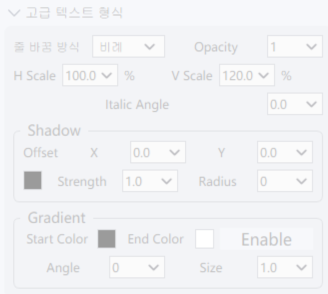
#> input picture .github/pr-assets/text-transform/advanced-text-format-controls.png, 328 x 294 px
$ python -i textblock_mask.py   (imports and definitions only)   (older library calls are emulated)
#> lines starting #> are read from the running program, lines starting #| are printed output that depends on the picture; after the words box and inside, x2 and y2 are one past the last pixel; in counts of white or black regions, pixels touching at a corner belong together
import cv2
import numpy as np
from typing import Optional, Tuple
from .imgproc_utils import draw_connected_labels
from .stroke_width_calculator import strokewidth_check

opencv_inpaint = lambda img, mask: cv2.inpaint(img, mask, 3, cv2.INPAINT_NS)

# [4 lines left out: function show_img_by_dict, not called in this run]

# 计算文本rgb均值
def letter_calculator(img, mask, bground_rgb, show_process=False):
    gray = cv2.cvtColor(img, cv2.COLOR_RGB2GRAY)
    # rgb to grey
    aver_bground_rgb = 0.299 * bground_rgb[0] + 0.587 * bground_rgb[1] + 0.114 * bground_rgb[2]
    thresh_low = 127
    retval, threshed = cv2.threshold(gray, 127, 255, cv2.THRESH_OTSU)

    if aver_bground_rgb < thresh_low:
        threshed = 255 - threshed
    threshed = 255 - threshed


    threshed = cv2.bitwise_and(threshed, mask)
    le_region = np.where(threshed==255)
    mat_region = img[le_region]

    if mat_region.shape[0] == 0:
        # [4 lines of commented-out code are left out]
        return [-1, -1, -1], threshed

    letter_rgb = np.mean(mat_region, axis=0).astype(int).tolist()

    if show_process:
        cv2.imshow("thresh", threshed)
        # ocr_protest(threshed)
        imgcp = np.copy(img)
        imgcp *= 0
        imgcp += 127
        imgcp[le_region] = letter_rgb
        cv2.imshow("letter_img", imgcp)
        # cv2.waitKey(0)

    return letter_rgb, threshed

# 预处理让文本颜色提取准确点
# [25 lines left out: functions usm, textrgb_calculator, not called in this run]

# 计算背景rgb均值和标准差
def bground_calculator(
    buble_img: np.ndarray, back_ground_mask: np.ndarray, dilate: bool = True,
) -> Tuple[np.ndarray, Tuple[np.ndarray, np.ndarray], float]:
    """Return RGB mean, pixel indices and grayscale variance outside the mask.

    The final value is variance, despite the historical name ``sd``.

    >>> img = np.full((2, 2, 3), 10, dtype=np.uint8)
    >>> mean, _, variance = bground_calculator(img, np.zeros((2, 2), np.uint8))
    >>> mean.tolist(), float(variance)
    ([10, 10, 10], 0.0)
    """
    kernel = np.ones((3,3),np.uint8)
    if dilate:
        back_ground_mask = cv2.dilate(back_ground_mask, kernel, iterations = 1)
    bground_region = np.where(back_ground_mask==0)
    sd = -1
    if len(bground_region[0]) != 0:
        pix_array = buble_img[bground_region]
        bground_aver = np.mean(pix_array, axis=0).astype(int)
        gray = cv2.cvtColor(buble_img, cv2.COLOR_RGB2GRAY)
        gray_pixarray = gray[bground_region]
        gray_aver = np.mean(gray_pixarray)
        gray_pixarray = gray_pixarray - gray_aver
        gray_pixarray = np.power(gray_pixarray, 2)
        # gray_pixarray = np.sqrt(gray_pixarray)
        sd = np.mean(gray_pixarray)
    else: bground_aver = np.array([-1, -1, -1])

    return bground_aver, bground_region, sd

# 输入：文本块roi，分割出文本mask，根据mask计算文本bgr均值和标准差，决定纯色覆盖/inpaint修复
def canny_flood(img, show_process=False, inpaint_sdthresh=10, **kwargs):
    # cv2.setNumThreads(4)
#> called with show_process = False, inpaint_sdthresh = 10
    WHITE = (255, 255, 255)
    BLACK = (0, 0, 0)
    kernel = np.ones((3,3),np.uint8)
    orih, oriw = img.shape[0], img.shape[1]
#> orih = 294; oriw = 328

    # Handle RGBA images by converting to RGB for processing
    if len(img.shape) == 3 and img.shape[2] == 4:
        # Convert RGBA to RGB for processing
        img = cv2.cvtColor(img, cv2.COLOR_RGBA2RGB)
    scaleR = 1
    if orih > 300 and oriw > 300:
        scaleR = 0.6
    elif orih < 120 or oriw < 120:
        scaleR = 1.4

    if scaleR != 1:
        h, w = img.shape[0], img.shape[1]
        orimg = np.copy(img)
        img = cv2.resize(img, (int(w*scaleR), int(h*scaleR)), interpolation=cv2.INTER_AREA)
    h, w = img.shape[0], img.shape[1]
#> h = 294; w = 328
    img_area = h * w
#> img_area = 96432

    cpimg = cv2.GaussianBlur(img,(3,3),cv2.BORDER_DEFAULT)
    detected_edges = cv2.Canny(cpimg, 70, 140, L2gradient=True, apertureSize=3)
#> detected_edges: shape (294, 328); 0.14% white in thin lines or dots, all inside (x1, y1, x2, y2) = (24, 171, 116, 248)
    cv2.rectangle(detected_edges, (0, 0), (w-1, h-1), WHITE, 1, cv2.LINE_8)
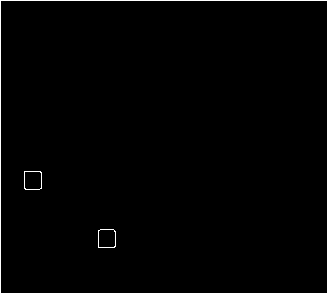
#> detected_edges: shape (294, 328); 1.4% white in thin lines or dots

    cons, hiers = cv2.findContours(detected_edges, cv2.RETR_CCOMP, cv2.CHAIN_APPROX_NONE)
#> cons = 6 contours; box (x1, y1, x2, y2) and area: (0, 0, 328, 294) 95811, (0, 0, 328, 294) 95809, (24, 171, 42, 190) 304, (98, 229, 116, 248) 302, (24, 171, 42, 190) 300, (98, 229, 116, 248) 298

    cv2.rectangle(detected_edges, (0, 0), (w-1, h-1), BLACK, 1, cv2.LINE_8)

    ballon_mask, outer_index = np.zeros((h, w), np.uint8), -1
#> outer_index = -1

    min_retval = np.inf
    mask = np.zeros((h, w), np.uint8)
    difres = 10
    seedpnt = (int(w/2), int(h/2))
#> seedpnt = (164, 147)
    for ii in range(len(cons)):
        rect = cv2.boundingRect(cons[ii])
        if rect[2]*rect[3] < img_area*0.4:
            continue

        mask = cv2.drawContours(mask, cons, ii, (255), 2)
        cpmask = np.copy(mask)
        cv2.rectangle(mask, (0, 0), (w-1, h-1), WHITE, 1, cv2.LINE_8)
        retval, _, _, rect = cv2.floodFill(cpmask, mask=None, seedPoint=seedpnt,  flags=4, newVal=(127), loDiff=(difres, difres, difres), upDiff=(difres, difres, difres))

        if retval <= img_area * 0.3:
            mask = cv2.drawContours(mask, cons, ii, (0), 2)
        if retval < min_retval and retval > img_area * 0.3:
            min_retval = retval
            ballon_mask = cpmask
#> this loop made 6 passes
#> (retval, min_retval) on pass 5: (93960, 93960)
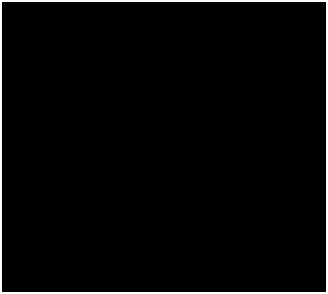
#> ballon_mask: shape (294, 328); values 127 (black) and 255 (white), 2.6% white; 1 white region, box (x1, y1, x2, y2) and area: (0, 0, 328, 294) 2472
#> after the loop, min_retval = 93960

    ballon_mask = 127 - ballon_mask
    ballon_mask = cv2.dilate(ballon_mask, kernel,iterations = 1)
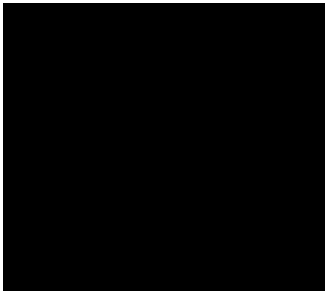
#> ballon_mask: shape (294, 328); values 0 (black) and 128 (white), 3.8% white; 1 white region, box (x1, y1, x2, y2) and area: (0, 0, 328, 294) 3696
    outer_area, _, _, rect = cv2.floodFill(ballon_mask, mask=None, seedPoint=seedpnt,  flags=4, newVal=(30), loDiff=(difres, difres, difres), upDiff=(difres, difres, difres))
#> outer_area = 92736; rect = (3, 3, 322, 288)
    ballon_mask = 30 - ballon_mask
    retval, ballon_mask = cv2.threshold(ballon_mask, 1, 255, cv2.THRESH_BINARY)
    ballon_mask = cv2.bitwise_not(ballon_mask, ballon_mask)

    detected_edges = cv2.dilate(detected_edges, kernel, iterations = 1)
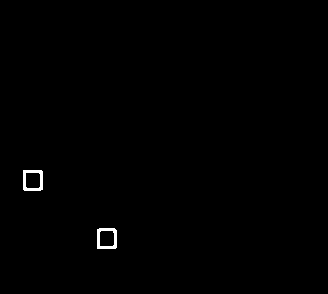
#> detected_edges: shape (294, 328); 0.43% white; 2 white regions, box (x1, y1, x2, y2) and area: (23, 170, 43, 191) 209, (97, 228, 117, 249) 208
    for ii in range(2):
        detected_edges = cv2.bitwise_and(detected_edges, ballon_mask)
        mask = np.copy(detected_edges)
        bgarea1, _, _, rect = cv2.floodFill(mask, mask=None, seedPoint=(0, 0),  flags=4, newVal=(127), loDiff=(difres, difres, difres), upDiff=(difres, difres, difres))
        bgarea2, _, _, rect = cv2.floodFill(mask, mask=None, seedPoint=(detected_edges.shape[1]-1, detected_edges.shape[0]-1),  flags=4, newVal=(127), loDiff=(difres, difres, difres), upDiff=(difres, difres, difres))
        txt_area = min(img_area - bgarea1, img_area - bgarea2)
        ratio_ob = txt_area / outer_area
        ballon_mask = cv2.erode(ballon_mask, kernel,iterations = 1)
        if ratio_ob < 0.85:
            break
#> this loop made 1 pass
#> (bgarea1, bgarea2, txt_area, ratio_ob) on pass 1: (95602, 95602, 830, 0.00895)
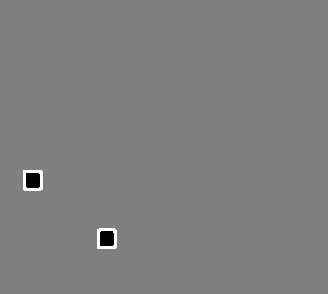
#> mask: shape (294, 328); min 0, max 255, mean 127

    mask = 127 - mask
    retval, mask = cv2.threshold(mask, 1, 255, cv2.THRESH_BINARY)
#> mask: shape (294, 328); 0.86% white; 2 white regions, box (x1, y1, x2, y2) and area: (23, 170, 43, 191) 416, (97, 228, 117, 249) 414
    if scaleR != 1:
        img = orimg
        ballon_mask = cv2.resize(ballon_mask, (oriw, orih))
        mask = cv2.resize(mask, (oriw, orih))

    bg_mask = cv2.bitwise_or(mask, 255-ballon_mask)
#> bg_mask: shape (294, 328); 6% white; 3 white regions, box (x1, y1, x2, y2) and area: (0, 0, 328, 294) 4912, (23, 170, 43, 191) 416, (97, 228, 117, 249) 414
    mask = cv2.bitwise_and(mask, ballon_mask)

    bground_aver, bground_region, sd = bground_calculator(img, bg_mask)
#> in bground_calculator, `back_ground_mask = cv2.dilate(back_ground_mask, kernel, iterations = 1)`:
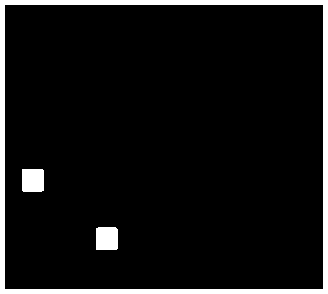
#> back_ground_mask: shape (294, 328); 7.4% white; 3 white regions, box (x1, y1, x2, y2) and area: (0, 0, 328, 294) 6120, (22, 169, 44, 192) 502, (96, 227, 118, 250) 500
#> in bground_calculator, `bground_region = np.where(back_ground_mask==0)`: bground_region = 89310 positions, rows 5 to 288, columns 5 to 322
#> in bground_calculator, `bground_aver = np.mean(pix_array, axis=0).astype(int)`: bground_aver = [242, 242, 245]
#> in bground_calculator, `gray_aver = np.mean(gray_pixarray)`: gray_aver = 242.9
#> in bground_calculator, `sd = np.mean(gray_pixarray)`: sd = 53.07
#> bground_aver = [242, 242, 245]; bground_region = 89310 positions, rows 5 to 288, columns 5 to 322; sd = 53.07
    inner_rect = None
    threshed = np.zeros((img.shape[0], img.shape[1]), np.uint8)

    if bground_aver[0] != -1:
        letter_aver, threshed = letter_calculator(img, mask, bground_aver, show_process=show_process)
#> in letter_calculator, `aver_bground_rgb = 0.299 * bground_rgb[0] + 0.587 * bground_rgb[1] + 0..`: aver_bground_rgb = 242.3
#> in letter_calculator, `retval, threshed = cv2.threshold(gray, 127, 255, cv2.THRESH_OTSU)`: threshed: shape (294, 328); 95.5% white; black in thin lines or dots, all inside (x1, y1, x2, y2) = (9, 7, 317, 275)
#> in letter_calculator, `retval, threshed = cv2.threshold(gray, 127, 255, cv2.THRESH_OTSU)`: retval = 225
#> in letter_calculator, `threshed = cv2.bitwise_and(threshed, mask)`:
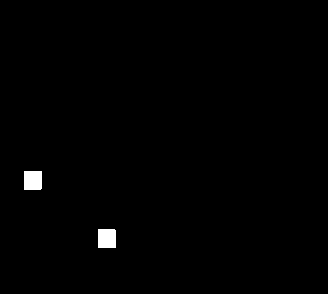
#> threshed: shape (294, 328); 0.71% white; 2 white regions, box (x1, y1, x2, y2) and area: (24, 171, 42, 190) 341, (98, 229, 116, 248) 341
#> in letter_calculator, `le_region = np.where(threshed==255)`: le_region = 682 positions, rows 171 to 247, columns 24 to 115
#> in letter_calculator, `mat_region = img[le_region]`: mat_region = 682 rows, first 8: [204, 205, 208], [197, 197, 199], [197, 197, 199], [197, 197, 199], [197, 197, 199], [197, 197, 199], [197, 197, 199], [197, 197, 199]
#> in letter_calculator, `letter_rgb = np.mean(mat_region, axis=0).astype(int).tolist()`: letter_rgb = [164, 164, 165]
#> letter_aver = [164, 164, 165]
        if letter_aver[0] != -1:
            mask = cv2.dilate(threshed, kernel, iterations=1)
#> mask: shape (294, 328); 0.87% white; 2 white regions, box (x1, y1, x2, y2) and area: (23, 170, 43, 191) 419, (97, 228, 117, 249) 419
            inner_rect = cv2.boundingRect(cv2.findNonZero(mask))
#> inner_rect = (23, 170, 94, 79)
    else: letter_aver = [0, 0, 0]

    if sd != -1 and sd < inpaint_sdthresh:
        need_inpaint = False
    else:
        need_inpaint = True
    if show_process:
        print(f"\nneed_inpaint: {need_inpaint}, sd: {sd}, {type(inner_rect)}")
        show_img_by_dict({"outermask": ballon_mask, "detect": detected_edges, "mask": mask})


    if isinstance(inner_rect, tuple):
        inner_rect = [ii for ii in inner_rect]
#> inner_rect = [23, 170, 94, 79]
    if inner_rect is None:
        inner_rect = [-1, -1, -1, -1]
    else:
        inner_rect.append(-1)

    bground_aver = bground_aver.astype(np.uint8)
    bub_dict = {"rgb": letter_aver,
                "bground_rgb": bground_aver,
                "inner_rect": inner_rect,
                "need_inpaint": need_inpaint}
#> bub_dict = {'rgb': [164, 164, 165], 'bground_rgb': [242, 242, 245], 'inner_rect': [23, 170, 94, 79, -1], 'need_inpaint': True}

    return mask, ballon_mask, bub_dict

# 输入：文本块roi，分割出文本mask，根据mask计算文本bgr均值和标准差，决定纯色覆盖/inpaint修复
# [141 lines left out: function connected_canny_flood, not called in this run]


def existing_mask(img, mask: np.ndarray):
    bub_dict = {"rgb": [0, 0, 0],"bground_rgb": [255, 255, 255],"need_inpaint": True}
    return mask, mask, bub_dict


# [65 lines left out: functions region_mask, extract_ballon_mask, not called in this run]

>>> import cv2
>>> picture = cv2.cvtColor(cv2.imread('../../.github/pr-assets/text-transform/advanced-text-format-controls.png'), cv2.COLOR_BGR2RGB)
>>> result = canny_flood(picture)
